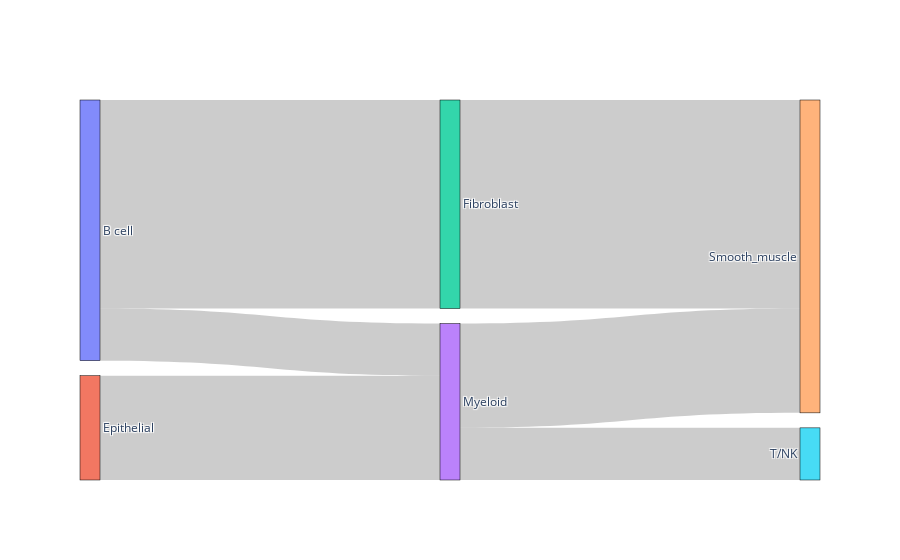

This figure's notebook cell:
### Code cell
fig.show()

### Figure 1 — Plotly figure (JSON) as saved in the notebook; plotly's stock layout.template omitted (floating-point values rounded to 4 significant figures)
{"data": [{"link": {"source": [0, 1, 0, 2, 3, 3], "target": [2, 3, 3, 4, 4, 5], "value": [8, 4, 2, 8, 4, 2]}, "node": {"label": ["B cell", "Epithelial", "Fibroblast", "Myeloid", "Smooth_muscle", "T/NK", "pDC", "pericyte", "B cell", "DC_Langerhans", "DC_Mature", "Epithelial", "LRRC15_myofibroblast", "Macrophage", "Macrophage_Alveolar", "Mast", "Myeloid", "Neutrophil", "Smooth_muscle", "T/NK", "adventitial_fibroblast", "alveolar_lung_fibroblast", "cDC1", "cDC2", "cMonocyte", "cycling_macrophage", "ncMonocyte", "neutrophil", "pDC", "pericyte", "B cell", "DC_Langerhans", "DC_Mature", "Epithelial", "LRRC15_myofibroblast", "Macrophage", "Macrophage_Alveolar", "Mast", "Myeloid", "Neutrophil", "Smooth_muscle", "T/NK", "adventitial_fibroblast", "alveolar_lung_fibroblast", "cMonocyte", "ncMonocyte", "neutrophil", "pDC", "pericyte"], "line": {"color": "black", "width": 0.5}, "pad": 15, "thickness": 20}, "type": "sankey"}], "layout": {}}
